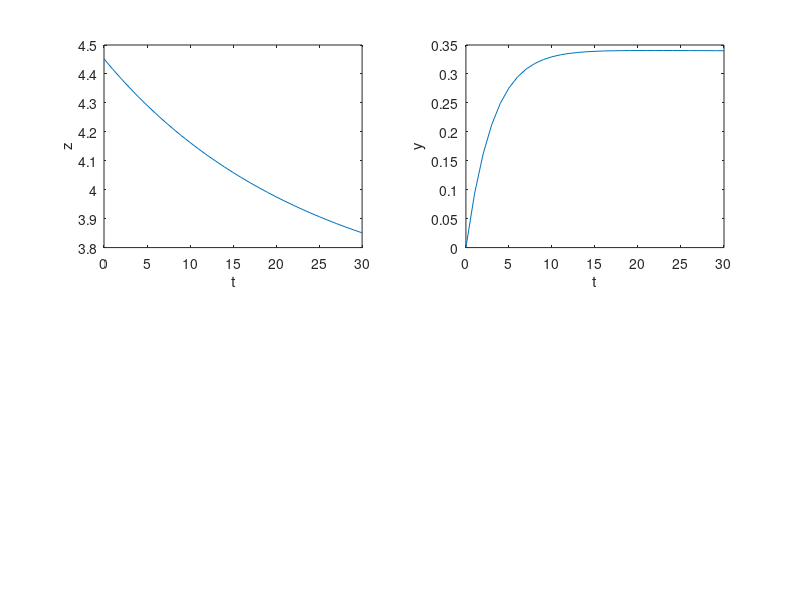

Recreate this plot in MATLAB. (Note: this script raises an error after producing the figure.)
##Euler-1G 
Kpz=5;
Kdz=10.548;
Kpy=5;
Kdy=20;
Cy=5;
Cz=3.8904;
zdes=22.26;
ydes=1.484;
M=1;
t=0:30;
h=0.001;
N=31;
z1 = z(1)= 4.452;
y1 = y(1)=0;
figure(1);
for n=1:N-1
  z(n+1)=z(n)+h*z(n);
  y(n+1) = y(n) + h*y1(n);
  
  y1(n+1)=y1(n) + h*(Kpy*(ydes-y(n))-Kdy*y1(n)-Cy*abs(y1(n))*y1(n))/0.08;
  z1(n+1)=z1(n)+h*(Kpz*(zdes-z(n))-Kdz*(z1(n))-Cz*abs(z1(n))*z1(n))/M;   
end
subplot(221)
plot(t,z1)
xlabel t
ylabel z
subplot(222)
plot(t,y1)
xlabel t
ylabel y
##TrEuler-1G
Kpz=5;
Kdz=10.548;
Kpy=5;
Kdy=20;
Cy=5;
Cz=3.8904;
zdes=22.26;
ydes=1.484;
M=1;
t=0:30;
h=0.001;
N=31;
z(1)= 4.452;
y(1)=0;
v =z1(n)+(h/2)*(Kpz*(zdes-z(n))-Kdz*(z1(n))-Cz*abs(z1(n))*z1(n))/M;
r =y1(n)+(h/2)*(Kpy(ydes-y(n))-Kdy*y1(n)-Cy*abs(y1(n))*y1(n))/0.08;
figure(2);
for n=1:N-1
  z(n+1)=z(n)+h*(z1(n)+(h/2)*(Kpz*(zdes-z(n))-Kdz*(z1(n))-Cz*abs(z1(n))*z1(n))/M);
  y(n+1) = y(n) + h*(Kpy(ydes-y(n))-Kdy*y1(n)-Cy*abs(y1(n))*y1(n))/0.08;
  
  y1(n+1)=y1(n) + h*(Kpy*(ydes-y(n))-Kdy*r-Cy*abs(r)*r)/0.08;
  z1(n+1)=z1(n)+h*(Kpz*(zdes-z(n))-Kdz*v-Cz*abs(v)*v)/M;
end
subplot(221)
plot(t,z1)
xlabel t
ylabel z

subplot(222)
plot(t,y1)
xlabel t
ylabel y
